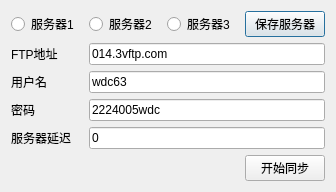
<?xml version="1.0" encoding="UTF-8"?>
<ui version="4.0">
 <class>Dialog</class>
 <widget class="QDialog" name="Dialog">
  <property name="geometry">
   <rect>
    <x>0</x>
    <y>0</y>
    <width>336</width>
    <height>174</height>
   </rect>
  </property>
  <property name="windowTitle">
   <string>同步</string>
  </property>
  <property name="modal">
   <bool>true</bool>
  </property>
  <layout class="QGridLayout" name="gridLayout">
   <item row="6" column="0">
    <widget class="QLabel" name="label_2">
     <property name="text">
      <string>用户名</string>
     </property>
    </widget>
   </item>
   <item row="5" column="0">
    <widget class="QLabel" name="label">
     <property name="text">
      <string>FTP地址</string>
     </property>
    </widget>
   </item>
   <item row="7" column="0">
    <widget class="QLabel" name="label_3">
     <property name="text">
      <string>密码</string>
     </property>
    </widget>
   </item>
   <item row="9" column="0">
    <widget class="QLabel" name="label_4">
     <property name="text">
      <string/>
     </property>
    </widget>
   </item>
   <item row="8" column="0">
    <widget class="QLabel" name="label_5">
     <property name="toolTip">
      <string>&lt;html&gt;&lt;head/&gt;&lt;body&gt;&lt;p&gt;单位为秒，服务器时间减去本机时间（北京时间）。&lt;/p&gt;&lt;/body&gt;&lt;/html&gt;</string>
     </property>
     <property name="text">
      <string>服务器延迟</string>
     </property>
    </widget>
   </item>
   <item row="2" column="2">
    <widget class="QRadioButton" name="radioButton_3">
     <property name="text">
      <string>服务器3</string>
     </property>
    </widget>
   </item>
   <item row="2" column="1">
    <widget class="QRadioButton" name="radioButton_2">
     <property name="text">
      <string>服务器2</string>
     </property>
    </widget>
   </item>
   <item row="2" column="0">
    <widget class="QRadioButton" name="radioButton">
     <property name="text">
      <string>服务器1</string>
     </property>
    </widget>
   </item>
   <item row="2" column="3">
    <widget class="QPushButton" name="pushButton_2">
     <property name="text">
      <string>保存服务器</string>
     </property>
    </widget>
   </item>
   <item row="5" column="1" colspan="3">
    <widget class="QLineEdit" name="lineEdit">
     <property name="text">
      <string>014.3vftp.com</string>
     </property>
    </widget>
   </item>
   <item row="6" column="1" colspan="3">
    <widget class="QLineEdit" name="lineEdit_2">
     <property name="text">
      <string>wdc63</string>
     </property>
    </widget>
   </item>
   <item row="7" column="1" colspan="3">
    <widget class="QLineEdit" name="lineEdit_3">
     <property name="text">
      <string>2224005wdc</string>
     </property>
    </widget>
   </item>
   <item row="8" column="1" colspan="3">
    <widget class="QLineEdit" name="lineEdit_4">
     <property name="text">
      <string>0</string>
     </property>
    </widget>
   </item>
   <item row="9" column="3">
    <widget class="QPushButton" name="pushButton">
     <property name="sizePolicy">
      <sizepolicy hsizetype="Fixed" vsizetype="Fixed">
       <horstretch>0</horstretch>
       <verstretch>0</verstretch>
      </sizepolicy>
     </property>
     <property name="text">
      <string>开始同步</string>
     </property>
    </widget>
   </item>
  </layout>
 </widget>
 <resources/>
 <connections/>
</ui>
